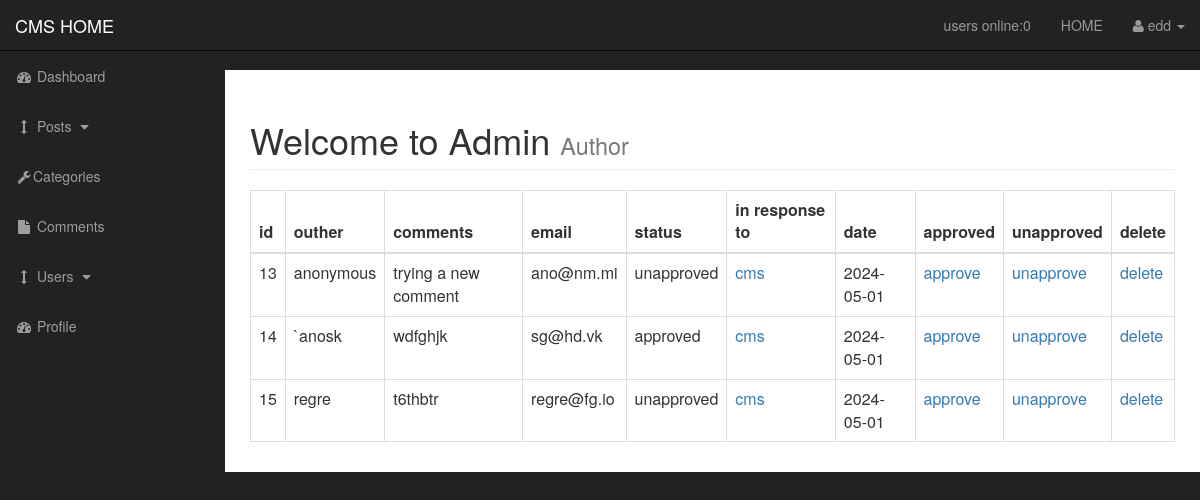
Before: /admin/comments.php (signed in) with the older database file.
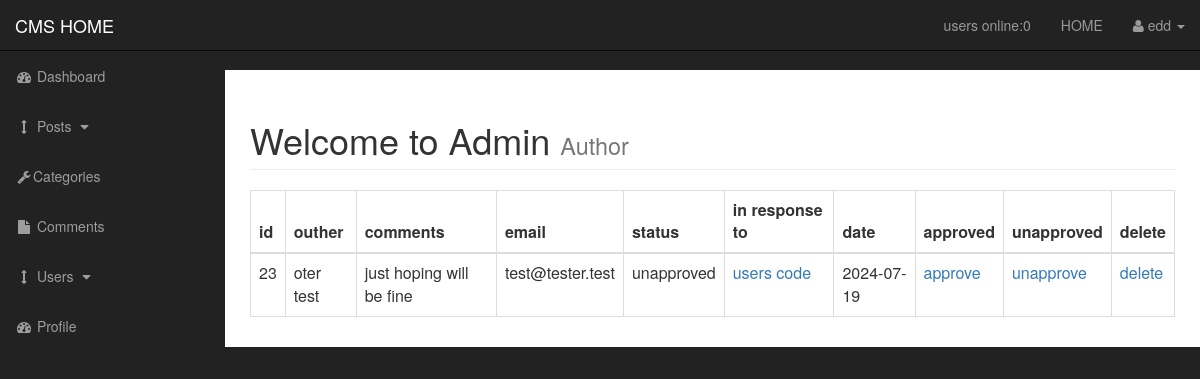
After: the same page with the newer database file.
### tables this page shows
CREATE TABLE `comments` (
  `comment_id` int(3) NOT NULL,
  `comment_post_id` int(3) NOT NULL,
  `comment_author` varchar(255) NOT NULL,
  `comment_email` varchar(255) NOT NULL,
  `comment_content` text NOT NULL,
  `comment_status` varchar(255) NOT NULL,
  `comment_date` date NOT NULL
);

CREATE TABLE `posts` (
  `post_id` int(3) NOT NULL,
  `post_category_id` int(3) NOT NULL,
  `post_title` varchar(255) NOT NULL,
  `post_author` varchar(255) NOT NULL,
  `post_date` date NOT NULL,
  `post_image` text NOT NULL,
  `post_content` text NOT NULL,
  `post_tags` varchar(255) NOT NULL,
  `post_comment_count` varchar(255) NOT NULL,
  `post_status` varchar(255) NOT NULL DEFAULT 'draft',
  `post_views_count` int(11) NOT NULL
);

### admin/includes/view_all_comments.php (the view, shortened to what this page needs)
       <table class="table table-bordered table-hover">
           <thead>
                  <tr>
                       <th>id</th>
                       <th>outher</th>
                       <th>comments</th>
                       <th>email</th>
                       <th>status</th>
                       <th>in response to</th>
                        <th>date</th>
                       <th>approved</th>
                       <th>unapproved</th>
                       <th>delete</th>
                   </tr>
           </thead>
                 <tbody>
<?php
$query = "SELECT * FROM comments";
$select_comments = mysqli_query($connection,$query);
while ($row = mysqli_fetch_assoc($select_comments)) {
$comment_id= $row['comment_id'];
$comment_post_id = $row['comment_post_id'];
$comment_author= $row['comment_author'];
$comment_content= $row['comment_content'];
$comment_email = $row['comment_email'];
$comment_status= $row['comment_status'];
$comment_date = $row['comment_date'];
echo "<tr>";
echo "<td>{$comment_id}</td>";
echo "<td> {$comment_author}</td>";
echo "<td>{$comment_content}</td>";
echo "<td>{$comment_email}</td>";
echo "<td>{$comment_status }</td>";
$query = "SELECT * FROM posts WHERE post_id = $comment_post_id";
$select_post_id_query = mysqli_query($connection, $query);
while ($row = mysqli_fetch_assoc($select_post_id_query)) {
    $post_id = $row['post_id'];
    $post_title = $row['post_title'];
    echo "<td> <a href='../post.php?p_id={$post_id}'>{$post_title}</a></td>";
}
echo "<td>{$comment_date}</td>";
echo "<td><a href = 'comments.php?approve=$comment_id'>approve</a></td>";
echo "<td><a href = 'comments.php?unapprove=$comment_id'>unapprove</a></td>";
echo "<td><a href = 'comments.php?delete=$comment_id'>delete</a></td>";
echo "</tr>";
}
?>
                 </tbody>
       </table>

### admin/includes/admin_header.php (shortened to what this page needs)
<?php include "../includes/db.php" ?>
<?php include "functions.php" ?>
<!DOCTYPE html>
<html lang="en">
<head>
    <link href="css/bootstrap.min.css" rel="stylesheet">
    <link href="css/sb-admin.css" rel="stylesheet">
    <link href="font-awesome/css/font-awesome.min.css" rel="stylesheet" type="text/css">
     <link href="css/styles.css" rel="stylesheet">
</head>
<body>

### admin/comments.php (shortened to what this page needs)
<?php include "includes/admin_header.php" ?>
    <div id="wrapper">
        <?php include "includes/admin_navigation.php" ?>
<div id="page-wrapper">
    <div class="container-fluid">
        <div class="row">
            <div class="col-lg-12">
                <h1 class="page-header">
                    Welcome to Admin
                    <small>Author</small>
                </h1>
     <?php
     if (isset($_GET['source'])) {
         $source = $_GET['source'];
     }else{
        $source = "";
     }
     switch ($source) {
             default:
             include 'includes/view_all_comments.php';
             break;
     }
     ?>
                    </div>
                </div>
            </div>
        </div>
    <?php include "includes/admin_footer.php" ?>

### admin/includes/admin_navigation.php (shortened to what this page needs)
    <nav class="navbar navbar-inverse navbar-fixed-top" role="navigation">
    <div class="navbar-header">
    <a class="navbar-brand" href="index.php">CMS HOME</a>
    </div>
    <ul class="nav navbar-right top-nav">
        <li><a href="">users online:<?php echo users_online();?></a> </li>
    <li> <a href="../index.php">HOME</a> </li>
    <li class="dropdown">
    <a href="#" class="dropdown-toggle" data-toggle="dropdown"><i class="fa fa-user"></i>
<?php
if ($_SESSION['username']) {
   echo $_SESSION['username'];
}
?>
      <b class="caret"></b></a>
    </li>
    </ul>
    <div class="collapse navbar-collapse navbar-ex1-collapse">
    <ul class="nav navbar-nav side-nav">
    <li>
        <a href="index.php"><i class="fa fa-fw fa-dashboard"></i> Dashboard</a>
    </li>
    <li>
        <a href="javascript:;" data-toggle="collapse" data-target="#posts_dropdown"><i class="fa fa-fw fa-arrows-v"></i> Posts <i class="fa fa-fw fa-caret-down"></i></a>
    </li>
    <li>
        <a href="./categories.php"><i class="fa fa-fw fa-wrench"></i>Categories</a>
    </li>
    <li class="">
        <a href="comments.php"><i class="fa fa-fw fa-file"></i> Comments</a>
    </li>
    <li>
        <a href="javascript:;" data-toggle="collapse" data-target="#demo"><i class="fa fa-fw fa-arrows-v"></i> Users <i class="fa fa-fw fa-caret-down"></i></a>
    </li>
    <li>
        <a href="./profile.php"><i class="fa fa-fw fa-dashboard"></i> Profile</a>
    </li>
    </ul>
    </div>
    </nav>

### admin/functions.php (shortened to what this page needs)
<?php
function users_online(){
global $connection;
$session = session_id();
$time = time();
$time_out_in_seconds = 30;
$time_out = $time - $time_out_in_seconds;
$query = "SELECT * FROM users_online WHERE session =' $session'";
$send_query = mysqli_query($connection,$query);
$count = mysqli_num_rows($send_query);
if($count == NULL){
    mysqli_query($connection, "INSERT INTO users_online(session,time) VALUES('$session','$time')");
}else{
     mysqli_query($connection, "UPDATE users_online SET time = '$time' WHERE session = '$session'");
}
$user_online_query = mysqli_query($connection, "SELECT * FROM users_online WHERE time >'$time_out'");
echo $count_users = mysqli_num_rows($user_online_query);
}
?>

### admin/includes/admin_footer.php (shortened to what this page needs)
</div>
</body>
</html>

### admin/css/sb-admin.css (style rules this page uses)
body { margin-top: 100px; background-color: #222; }
@media (min-width:768px) { body { margin-top: 50px; } }
#wrapper { padding-left: 0; }
#page-wrapper { width: 100%; padding: 0; background-color: #fff; }
@media (min-width:768px) { #wrapper { padding-left: 225px; } }
@media (min-width:768px) { #page-wrapper { padding: 10px; } }
.top-nav { padding: 0 15px; }
.top-nav>li { display: inline-block; float: left; }
.top-nav>li>a { padding-top: 15px; padding-bottom: 15px; line-height: 20px; color: #999; }
@media (min-width:768px) { .side-nav { position: fixed; top: 51px; left: 225px; width: 225px; margin-left: -225px; border: none; border-radius: 0; overflow-y: auto; background-color: #222; } }
@media (min-width:768px) { .side-nav>li>a { width: 225px; } }

Changed rows visible on the page:
removed comments: comment_id "13", comment_author "anonymous", comment_content "trying a new comment", comment_email "ano@nm.mi", comment_status "unapproved", comment_date "2024-05-01"
removed posts: post_title "cms"
removed comments: comment_id "14", comment_author "`anosk", comment_content "wdfghjk", comment_email "sg@hd.vk", comment_status "approved", comment_date "2024-05-01"
removed comments: comment_id "15", comment_author "regre", comment_content "t6thbtr", comment_email "regre@fg.io", comment_status "unapproved", comment_date "2024-05-01"
removed posts: post_title "cms", shown under "15"
added comments: comment_id "23", comment_author "oter test", comment_content "just hoping will be fine", comment_email "test@tester.test", comment_status "unapproved", comment_date "2024-07-19"
added posts: post_title "users code", shown under "23"
